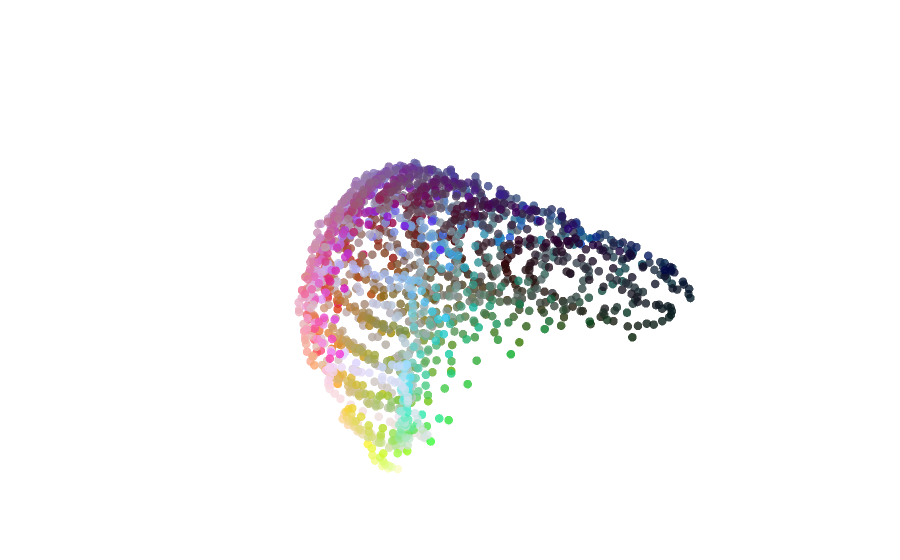
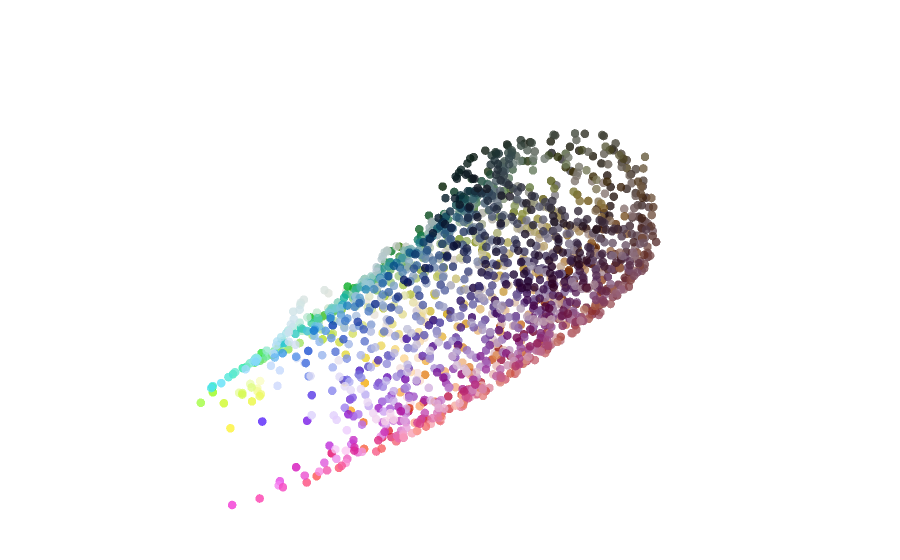
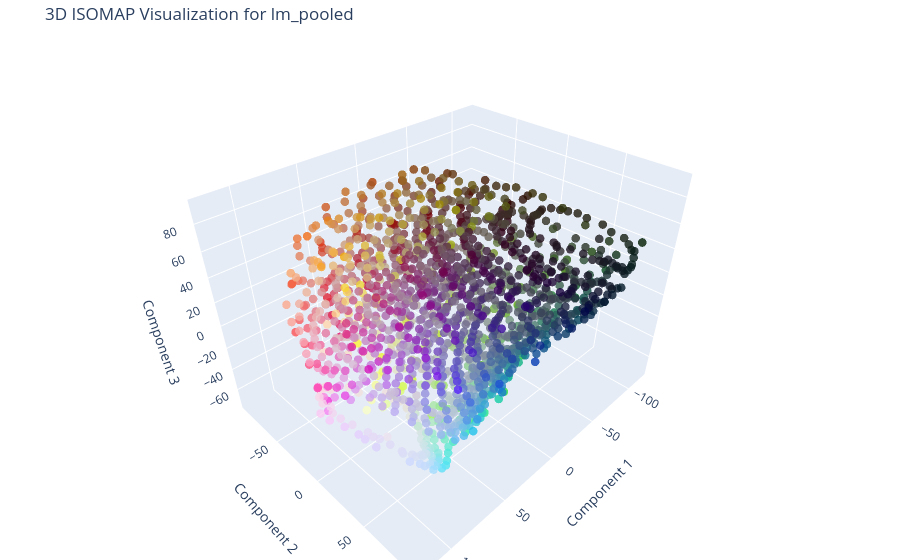
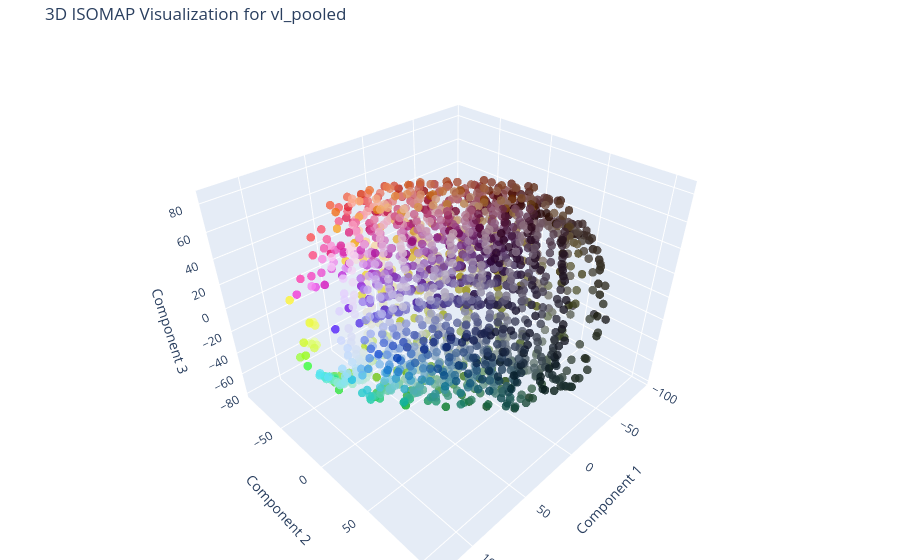

Here is the notebook cell these charts were saved with, in order:
### Code cell
from utils.analyze.munsell_analyze import MunsellEmbeddingsAnalyzer
from scipy.stats import pearsonr
from scipy.spatial.distance import pdist
import numpy as np

# Reload analyzer and data
analyzer = MunsellEmbeddingsAnalyzer('data/embeddings/qwen2.5_7B/munsell_colors_describe',
                                     'data/colors/munsell_colors/munsell_manifest.csv')
embeddings = analyzer.chain_loader.get_all_available_embeddings()
meta = pd.DataFrame(analyzer.chain_loader.get_all_available_colors())

print(f"Embeddings: lm_pooled={embeddings['lm_pooled'].shape}, vl_pooled={embeddings['vl_pooled'].shape}")
print(f"Metadata: {meta.shape}")

# 3D PCA using new method
pca_result = analyzer.pca_all_embeddings(n_components=3)
print("\n=== 3D PCA Visualization ===")
MunsellEmbeddingsAnalyzer.plot_pca_3d(pca_result, 'lm_pooled')
MunsellEmbeddingsAnalyzer.plot_pca_3d(pca_result, 'vl_pooled')

# ISOMAP using new method
print("\n=== ISOMAP 3D Visualization ===")
isomap_result = analyzer.isomap_all_embeddings(n_components=3, n_neighbors=100)
MunsellEmbeddingsAnalyzer.plot_isomap_results(isomap_result, 'lm_pooled')
MunsellEmbeddingsAnalyzer.plot_isomap_results(isomap_result, 'vl_pooled')

### Figure 1 — Plotly figure (JSON) as saved in the notebook; plotly's stock layout.template omitted (floating-point values rounded to 4 significant figures; data arrays with more than 128 entries replaced by an {"elided": "..."} marker saying what was removed)
{"data": [{"hoverinfo": "text", "marker": {"color": {"elided": "1674 str values"}, "line": {"width": 0}, "opacity": 0.8, "size": 5}, "mode": "markers", "text": {"elided": "1674 str values"}, "type": "scatter3d", "x": {"elided": "1674 float values"}, "y": {"elided": "1674 float values"}, "z": {"elided": "1674 float values"}}], "layout": {"margin": {"b": 0, "l": 0, "r": 0, "t": 0}, "paper_bgcolor": "rgba(0,0,0,0)", "plot_bgcolor": "rgba(0,0,0,0)", "scene": {"aspectmode": "data", "bgcolor": "rgba(0,0,0,0)", "xaxis": {"showbackground": false, "showgrid": false, "showline": false, "showticklabels": false, "visible": false, "zeroline": false}, "yaxis": {"showbackground": false, "showgrid": false, "showline": false, "showticklabels": false, "visible": false, "zeroline": false}, "zaxis": {"showbackground": false, "showgrid": false, "showline": false, "showticklabels": false, "visible": false, "zeroline": false}}, "showlegend": false}}

### Figure 2 — Plotly figure (JSON) as saved in the notebook; plotly's stock layout.template omitted (floating-point values rounded to 4 significant figures; data arrays with more than 128 entries replaced by an {"elided": "..."} marker saying what was removed)
{"data": [{"hoverinfo": "text", "marker": {"color": {"elided": "1674 str values"}, "line": {"width": 0}, "opacity": 0.8, "size": 5}, "mode": "markers", "text": {"elided": "1674 str values"}, "type": "scatter3d", "x": {"elided": "1674 float values"}, "y": {"elided": "1674 float values"}, "z": {"elided": "1674 float values"}}], "layout": {"margin": {"b": 0, "l": 0, "r": 0, "t": 0}, "paper_bgcolor": "rgba(0,0,0,0)", "plot_bgcolor": "rgba(0,0,0,0)", "scene": {"aspectmode": "data", "bgcolor": "rgba(0,0,0,0)", "xaxis": {"showbackground": false, "showgrid": false, "showline": false, "showticklabels": false, "visible": false, "zeroline": false}, "yaxis": {"showbackground": false, "showgrid": false, "showline": false, "showticklabels": false, "visible": false, "zeroline": false}, "zaxis": {"showbackground": false, "showgrid": false, "showline": false, "showticklabels": false, "visible": false, "zeroline": false}}, "showlegend": false}}

### Figure 3 — Plotly figure (JSON) as saved in the notebook; plotly's stock layout.template omitted (floating-point values rounded to 4 significant figures; data arrays with more than 128 entries replaced by an {"elided": "..."} marker saying what was removed)
{"data": [{"hoverinfo": "text", "marker": {"color": {"elided": "1674 str values"}, "line": {"width": 0}, "opacity": 0.8, "size": 5}, "mode": "markers", "text": {"elided": "1674 str values"}, "type": "scatter3d", "x": {"elided": "1674 float values"}, "y": {"elided": "1674 float values"}, "z": {"elided": "1674 float values"}}], "layout": {"margin": {"b": 0, "l": 0, "r": 0, "t": 40}, "scene": {"xaxis": {"title": {"text": "Component 1"}}, "yaxis": {"title": {"text": "Component 2"}}, "zaxis": {"title": {"text": "Component 3"}}}, "title": {"text": "3D ISOMAP Visualization for lm_pooled"}}}

### Figure 4 — Plotly figure (JSON) as saved in the notebook; plotly's stock layout.template omitted (floating-point values rounded to 4 significant figures; data arrays with more than 128 entries replaced by an {"elided": "..."} marker saying what was removed)
{"data": [{"hoverinfo": "text", "marker": {"color": {"elided": "1674 str values"}, "line": {"width": 0}, "opacity": 0.8, "size": 5}, "mode": "markers", "text": {"elided": "1674 str values"}, "type": "scatter3d", "x": {"elided": "1674 float values"}, "y": {"elided": "1674 float values"}, "z": {"elided": "1674 float values"}}], "layout": {"margin": {"b": 0, "l": 0, "r": 0, "t": 40}, "scene": {"xaxis": {"title": {"text": "Component 1"}}, "yaxis": {"title": {"text": "Component 2"}}, "zaxis": {"title": {"text": "Component 3"}}}, "title": {"text": "3D ISOMAP Visualization for vl_pooled"}}}
